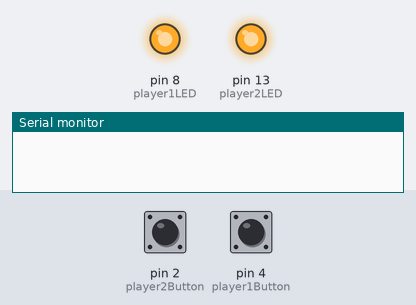
Bench run of a sketch on a simulated Arduino Uno, built with avr-gcc and run on an emulated ATmega328P. On the bench: output pins drawn as LEDs (lit = HIGH), the last lines printed to the serial monitor. Dashed ring = blinking. Inputs (shaded band) come from the test bench; at power-on: pin 4 (player1Button) LOW, pin 2 (player2Button) LOW.

Above: at 1.2 s.
1.3 s: pin 4 (player1Button) pulled HIGH for 0.15 s
At 1.55 s:
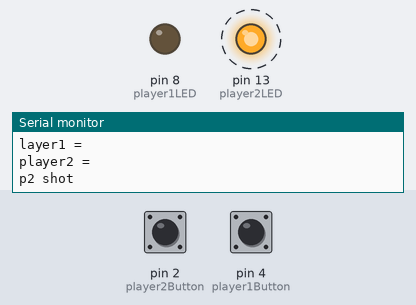
4.3 s: pin 2 (player2Button) pulled HIGH for 0.15 s
At 4.37 s:
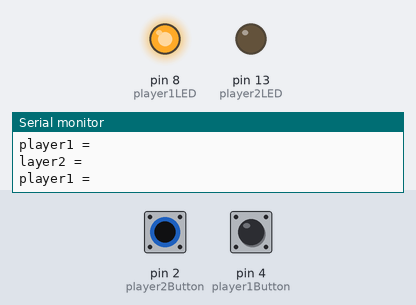
5.9 s: pin 2 (player2Button) pulled HIGH for 3.2 s
At 10.3 s:
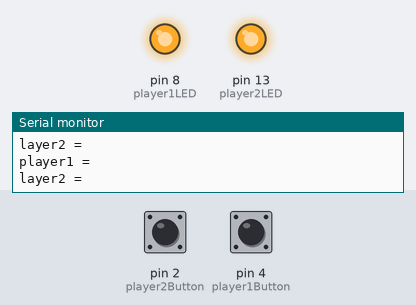
10.6 s: pin 4 (player1Button) pulled HIGH for 3.2 s
At 10.85 s:
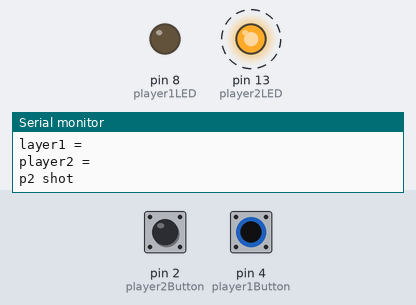
15.3 s: pin 2 (player2Button) driven HIGH and pin 4 (player1Button) driven HIGH
At 16.2 s:
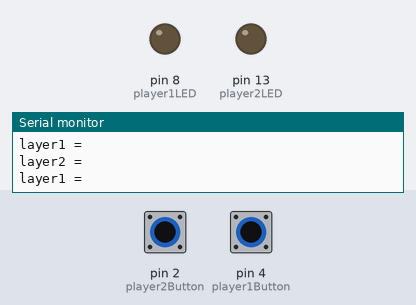
18.3 s: pin 2 (player2Button) driven LOW
At 18.59 s:
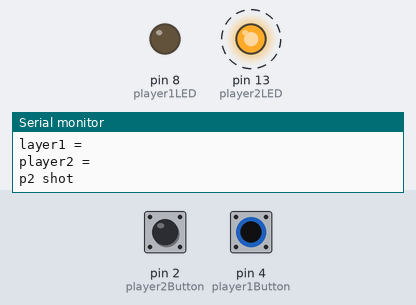
Timing chart, 0 to 22.3 s (numbered marks = the images above; inputs shaded):
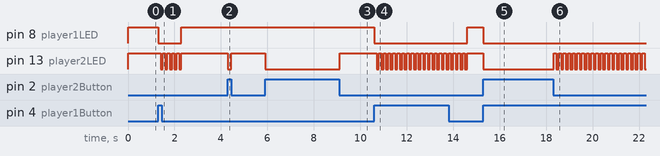

Measured:
- after the input at 1.3 s, pin 8 (player1LED): HIGH → LOW at once, → HIGH 1.0 s later; pin 13 (player2LED): alternates HIGH for 0.10 s and LOW for 0.10 s, 10 changes in all, then stays HIGH, starting after 0.10 s
- after the input at 4.3 s, pin 13 (player2LED): HIGH → LOW at once, → HIGH 0.15 s later
- after the input at 5.9 s, pin 13 (player2LED): HIGH → LOW at once, → HIGH 3.2 s later
- after the input at 10.6 s, pin 8 (player1LED): HIGH → LOW at once, → HIGH 4.0 s later; pin 13 (player2LED): alternates HIGH for 0.10 s and LOW for 0.10 s, 40 changes in all, then stays HIGH, starting after 0.10 s
- after the input at 15.3 s, pin 8 (player1LED), pin 13 (player2LED): HIGH → LOW at once
- after the input at 18.3 s, pin 13 (player2LED): alternates HIGH for 0.10 s and LOW for 0.10 s, starting at once

The sketch:

proj2.ino
```cpp
//https://photos.app.goo.gl/rnBoEhggQREvxBhb7
int player1LED= 8;
int player1Button = 4;
int player1State = 0;
int pl1BulletsLeft = 3;

int player2LED = 13;
int player2Button = 2;
int player2State = 0;
int pl2BulletsLeft = 3;

int winRepeat = 5;
int winPlayerLED;
bool inPlay = true;

void setup() {
  pinMode(player1Button, INPUT);
  pinMode(player2Button, INPUT);
  pinMode(player1LED, OUTPUT);
  pinMode(player2LED, OUTPUT);
  Serial.begin(9600);
}

void loop() {
  if(inPlay){
    player1State = digitalRead(player1Button);
    player2State = digitalRead(player2Button);

    if(player1State){ //button pressed
      digitalWrite(player1LED, LOW);

    Serial.println("player1 =" + player1State);
    Serial.println("player2 =" + player2State);
    }
    else{
      digitalWrite(player1LED, HIGH);
    }

    if(player2State == HIGH){ //button released
      digitalWrite(player2LED, LOW);
    Serial.println("player1 =" + player1State);
    Serial.println("player2 =" + player2State);
    }
    else{
      digitalWrite(player2LED, HIGH);

    }

    //theres a bug somewhere thats not letting it blink
    if(player1State == HIGH && player2State == LOW){ //if p2 shot p1
      winPlayerLED = player2LED;
      inPlay = false;
      Serial.println("p2 shot");
    }
    else if(player1State == HIGH && player2State == LOW){ //if p1 shot p2
      winPlayerLED = player1LED;
      inPlay = false;
      Serial.println("p1 shot");
    }
  }
  else{
    if(winRepeat > 0){
      digitalWrite(winPlayerLED, HIGH);
      delay(100);
      digitalWrite(winPlayerLED, LOW);
      delay(100);
      winRepeat--;
    }
    else{
      winRepeat = 5;
      inPlay = true;

    }
  }
}
```
